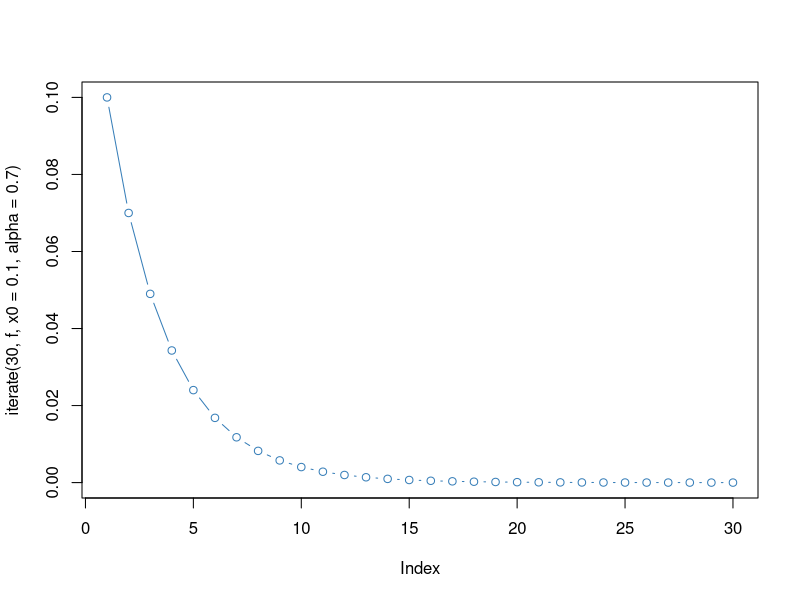
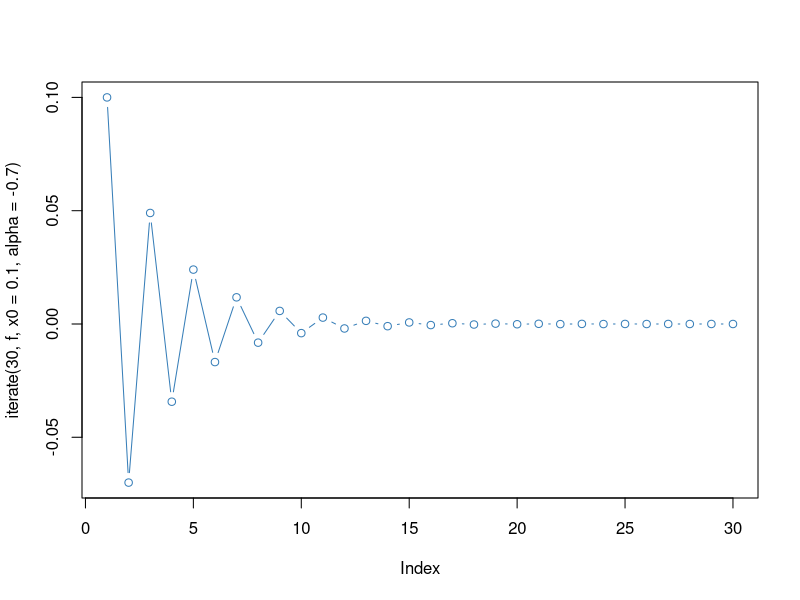
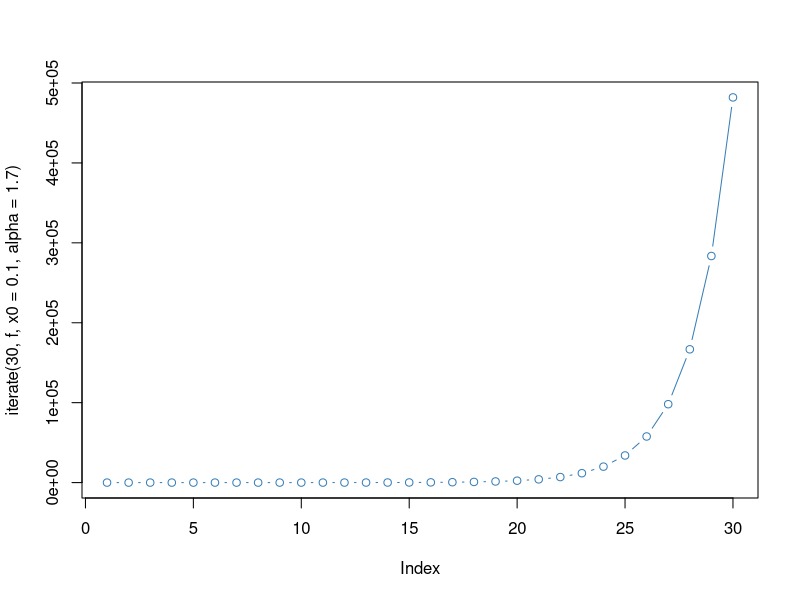
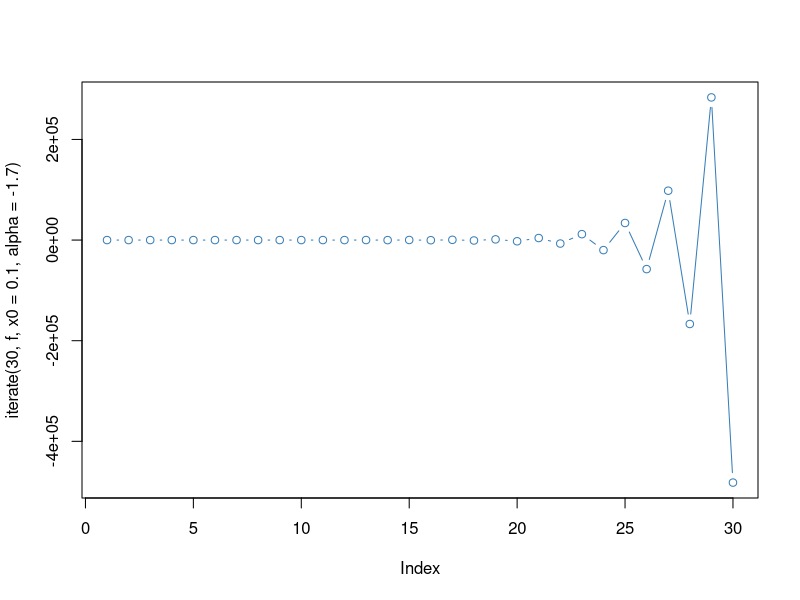
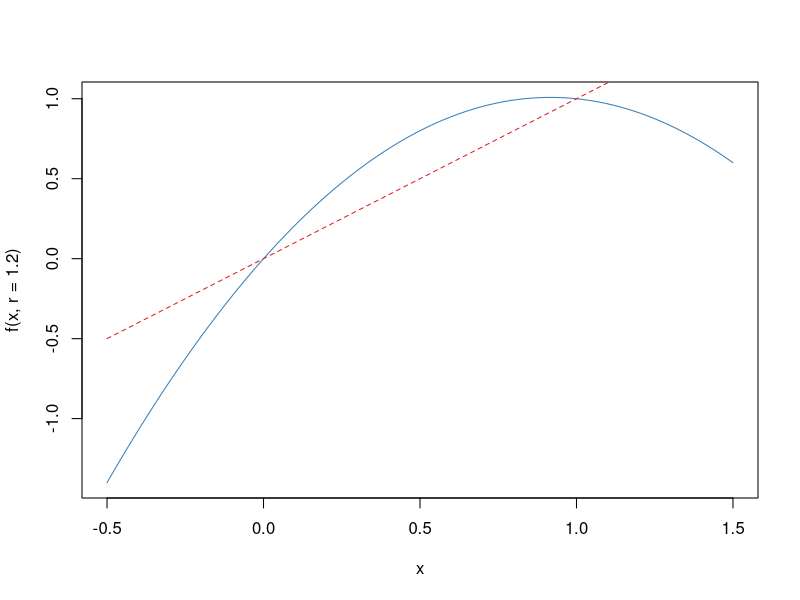
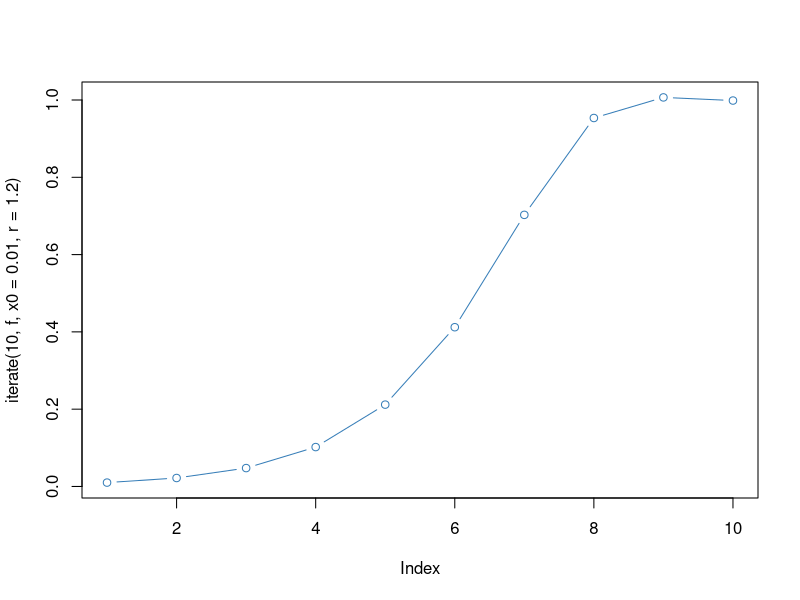
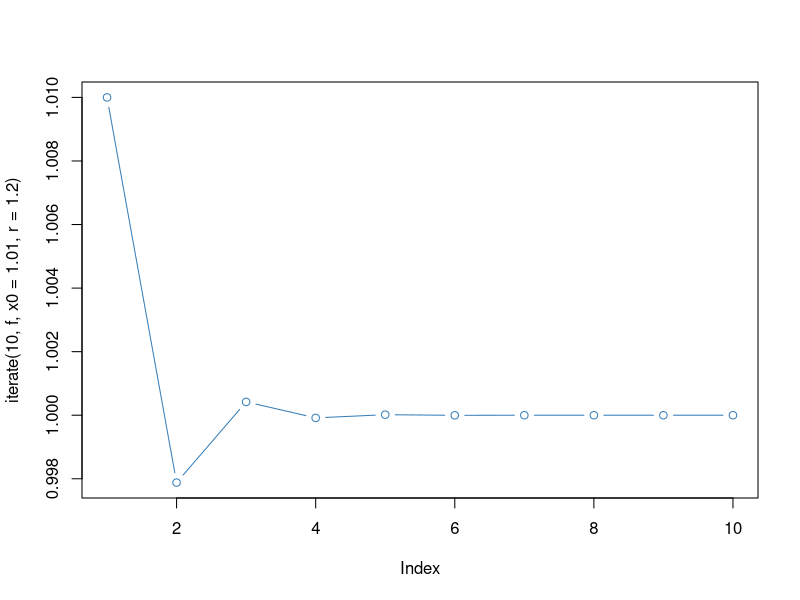
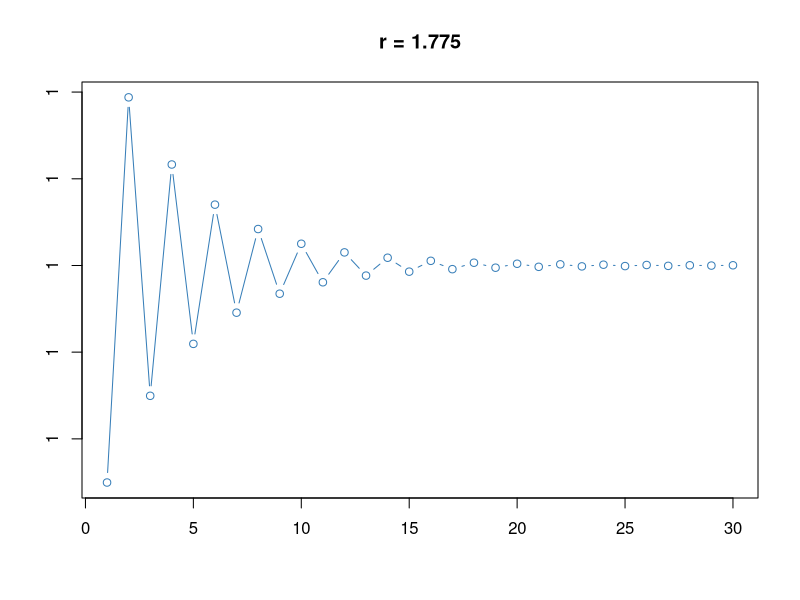

Generate these figures, in order, with R:
## ---- chunk 1
library("RColorBrewer")    # brewer.pal
library("knitr")           # opts_chunk

# terminal output
options(width = 80)

# color palette
palette(brewer.pal(6, "Set1"))

# consistent output
set.seed(0)

# code chunk options
opts_chunk$set(cache=TRUE, fig.align="center", comment=NA, echo=TRUE,
               tidy=FALSE)
## ---- chunk 2
iterate <- function(n, f, x0, ...)
{
    x <- rep(NA, n)
    x[1] <- x0

    for (i in 1:(n-1)) {
        x[i+1] <- f(x[i], ...)
    }

    x
}
## ---- chunk 3
f <- function(x, alpha)
{
    alpha * x
}
## ---- chunk 4
plot(iterate(30, f, x0=0.1, alpha=0.7), type="b", col=2)
## ---- chunk 5
plot(iterate(30, f, x0=0.1, alpha=-0.7), type="b", col=2)
## ---- chunk 6
plot(iterate(30, f, x0=0.1, alpha=1.7), type="b", col=2)
## ---- chunk 7
plot(iterate(30, f, x0=0.1, alpha=-1.7), type="b", col=2)
## ---- chunk 8
f <- function(x, r)
{
    (1 + r) * x - r * x^2
}
## ---- chunk 9
x <- seq(-0.5, 1.5, length.out=100)
plot(x, f(x, r=1.2), type="l", col=2)
lines(x, x, col=1, lty=2)
## ---- chunk 10
plot(iterate(10, f, x0=0.01, r=1.2), type="b", col=2)
## ---- chunk 11
plot(iterate(10, f, x0=1.01, r=1.2), type="b", col=2)
## ---- chunk 12
for (r in c(1.775, 2.0, 2.2, 2.525, 2.55, 2.7, 2.838)) {
    x <- iterate(130, f, x0=0.1, r=r)
    plot(x[101:130], type="b", col=2, main=paste("r =", r), xlab="", ylab="")
}
